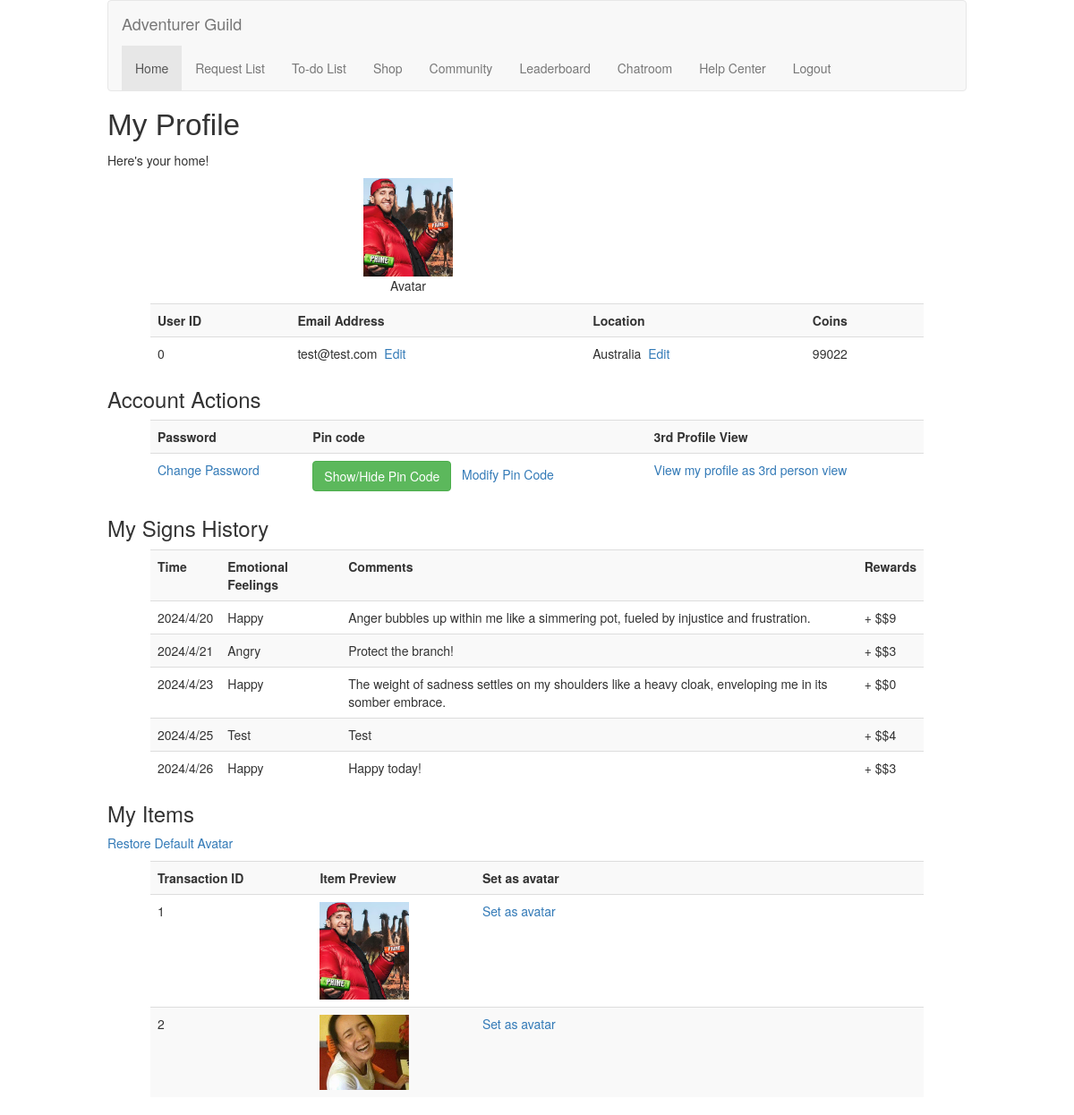
The app's page /profile (signed in) with its own data.
### models/sqlmodels.py (models this page shows, shortened)
class UserInfo(db.Model):
    __tablename__ = 'users'
    userID = Column(String(120), primary_key=True)
    email = Column(String(120), nullable=False)
    password = Column(String(120), nullable=False)
    coins = Column(Integer, nullable=False, default=10)
    avatar = Column(Text, nullable=False, default="default")
    country = Column(Text, nullable=False)
    pincode = Column(Text, nullable=False, default="123")

class Signs(db.Model):
    __tablename__ = 'signs'
    signID = Column(Text, primary_key=True)
    userID = Column(String(120), ForeignKey('users.userID', name='fk_signs_userID'))
    time = Column(Text, nullable=False)
    emotion = Column(Text, nullable=False, default="Happy")
    comments = Column(Text, nullable=False, default="No Comment")
    rewards = Column(Integer, nullable=False, default=0)

class Transaction(db.Model):
    __tablename__ = 'transactions'
    transactionID = Column(Integer, primary_key=True, autoincrement=True)
    userID = Column(String(120), ForeignKey('users.userID', name='fk_transaction_userID'))
    itemID = Column(Integer, ForeignKey('shop.itemID'))

### app.py (the view)
    @app.route('/profile')
    @login_required
    def profilePage():
        try:
            infomsg = request.args.get('infomsg', '')
            userID = current_user.id
            pincode = getUserInfo(userID, "pincode")
            user_details = UserInfo.query.filter(UserInfo.userID == userID).all()  # User Info
            if user_details is None:
                return render_template('profile.html', errmsg="User not found")
            nft_details = Transaction.query.filter(Transaction.userID==userID).all()
            signHistory = Signs.query.filter(Signs.userID == userID).all()
            nftid = str(getUserInfo(userID, "avatar"))  # Get avatar ID
            if "-" in userID: # If "-" is in the userID
                userID_Show_On_Browser = userID.split("-")[0] # Get the first part of the UUID
            else:
                userID_Show_On_Browser = userID
            return render_template('profile.html',
                                userID=userID,
                                userID_Show_On_Browser=userID_Show_On_Browser,
                                user_details=user_details,
                                nft_details=nft_details,
                                nftid=nftid,
                                pincode=pincode,
                                signHistory=signHistory,
                                infomsg=infomsg
                                )
        except Exception as e:
            print(f"An error occurred: " + str(e))
            return render_template('profile.html', errmsg="An internal error occurred")

### app.py (called while the page is built)
    @login_manager.user_loader
    def load_user(user_id):
        return User(user_id)

### apps/get.py (called while the page is built)
def getUserInfo(userID, action):
    user = UserInfo.query.filter(UserInfo.userID == userID).first()
    if user:
        if action == "userid":
            return str(user.userID)
        elif action == "email":
            return user.email
        elif action == "pincode":
            return user.pincode
        elif action == "coins":
            return str(user.coins)
        elif action == "avatar":
            return user.avatar
        else:
             return None
    else:
        return None

### templates/profile.html (shortened to what this page needs)
{% extends 'base.html' %}
{% block content %}
    <h1 id="pageBanner">My Profile</h1>
    <p>Here's your home!</p>
    {% for useritems in user_details %}
    <div class="profileimgdiv">
        <img src="{{ url_for('static', filename='nft/' + useritems.avatar|string + '.png') }}" alt="Avatar" class="profileimages">
        <p>Avatar</p>
    </div>
    <br>
    <table class="table table-striped listcontents">
        <tbody>
        <tr>
            <th scope="col">User ID</th>
            <th scope="col">Email Address</th>
            <th scope="col">Location</th>
            <th scope="col">Coins</th>
        </tr>
        <tr>
            <td>{{useritems.userID}}</td>
            <td>{{useritems.email}}&nbsp;<a href="/modifycenter" title="Change Email"> Edit</a></td>
            <td>{{useritems.country}}&nbsp;<a href="/modifycenter" title="Change country/region"> Edit</a></td>
            <td>{{useritems.coins}}</td>
        </tr>
        {% endfor %}
        </tbody>
    </table>
    <div>
        <h3>Account Actions</h3>
        <div>
            <table class="table table-striped listcontents">
                <tbody>
                    <tr>
                        <th scope="col">Password</th>
                        <th scope="col">Pin code</th>
                        <th scope="col">3rd Profile View</th>
                    </tr>
                    <tr>
                        <td><a href="/modifycenter" title="Change Password"> Change Password</a></td>
                        <td><button type="button" id="showpin" class="btn btn-success">Show/Hide Pin Code</button>
                            <div id="pincode">{{pincode}}</div>&nbsp;<a href="/modifycenter" title="Modify PIN"> Modify Pin Code</a></td>
                        <td><a href="/profile/{{userID}}" title="View my profile in 3rd views" target="_blank"> View my profile as 3rd person view</a></td>
                    </tr>
                </tbody>
            </table>
        </div>
    </div>
    <h3>My Signs History</h3>
    <table class="table table-striped listcontents">
        <tbody>
        <tr>
            <th scope="col">Time</th>
            <th scope="col">Emotional Feelings</th>
            <th scope="col">Comments</th>
            <th scope="col">Rewards</th>
        </tr>
        {% for item in signHistory %}
        <tr>
            <td>{{item.time}}</td>
            <td>{{item.emotion}}</td>
            <td>{{item.comments}}</td>
            <td>+ $${{item.rewards}}</td>
        </tr>
        {% endfor %}
        </tbody>
    </table>
    <h3>My Items</h3>
    <p><a href="/setavatar/default" title="Restore Default Avatar">Restore Default Avatar</a></p>
    <table class="table table-striped listcontents">
        <tbody>
        <tr>
            <th scope="col" class="descCol">Transaction ID</th>
            <th scope="col" class="descCol">Item Preview</th>
            <th scope="col">Set as avatar</th>
        </tr>
        {% for nftitem in nft_details %}
        <tr>
            <td class="descCol">{{nftitem.transactionID}}</td>
            <td class="descCol"><img src="{{ url_for('static', filename='nft/' + nftitem.itemID|string + '.png') }}" alt="Item Preview" class="itempreview"></td>
            <td><a href="/setavatar/{{nftitem.itemID}}" title="Set as avatar">Set as avatar</a></td>
        </tr>
        {% endfor %}
        </tbody>
    </table>
{% endblock %}

### static/css/main.css (style rules this page uses)
a { text-decoration: none; }
.listcontents { width: 90%; margin-left: auto; margin-right: auto; }
.itempreview { width: 60%; height: 60%; }
.profileimgdiv { display: inline-block; text-align: center; margin-left: auto; margin-right: auto; }
.profileimages { width: 15%; height: 15%; }
.descCol { width: 21%; }
#pageBanner { font-family: 'Gill Sans', 'Gill Sans MT', Calibri, 'Trebuchet MS', sans-serif; font-size: 25pt; }

### records on screen
UserInfo: userID "0", email "test@test.com", country "Australia", coins "99022"
Signs: time "2024/4/20", emotion "Happy", comments "Anger bubbles up within me like a simmering pot, fueled by injustice and frustration.", rewards "9"
Signs: time "2024/4/21", emotion "Angry", comments "Protect the branch!", rewards "3"
Signs: time "2024/4/23", emotion "Happy", comments "The weight of sadness settles on my shoulders like a heavy cloak, enveloping me in its somber embrace.", rewards "0"
Signs: time "2024/4/25", emotion "Test", comments "Test", rewards "4"
Signs: time "2024/4/26", emotion "Happy", comments "Happy today!", rewards "3"
Transaction: transactionID "1", shows a picture
Transaction: transactionID "2", shows a picture
